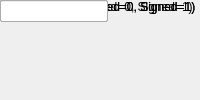
<?xml version="1.0" encoding="UTF-8"?>
<ui version="4.0">
 <class>MainWindow</class>
 <widget class="QMainWindow" name="MainWindow">
  <property name="windowTitle"><string>Bus Logical</string></property>
  <widget class="QWidget" name="centralwidget">
   <!-- NOTE: this is a simplified structural mirror of the generated
        <module>_ui.py, not a full round-trip Designer file. Regenerate
        both from the same spec if you need to edit layout by hand. -->
       <widget class="QLabel" name="label_logical_function">
     <property name="text"><string>logical function</string></property>
    </widget>
       <widget class="QComboBox" name="logical_function">
     <item><property name="text"><string>AND</string></property></item>
     <item><property name="text"><string>NAND</string></property></item>
     <item><property name="text"><string>OR</string></property></item>
     <item><property name="text"><string>NOR</string></property></item>
     <item><property name="text"><string>XOR</string></property></item>
     <item><property name="text"><string>XNOR</string></property></item>
    </widget>
       <widget class="QLabel" name="label_align_bp">
     <property name="text"><string>align binary point</string></property>
    </widget>
       <widget class="QCheckBox" name="align_bp"/>
       <widget class="QLabel" name="label_csp_latency">
     <property name="text"><string>latency</string></property>
    </widget>
       <widget class="QLineEdit" name="csp_latency"/>
       <widget class="QLabel" name="label_n_bits_a">
     <property name="text"><string>a input bit widths</string></property>
    </widget>
       <widget class="QLineEdit" name="n_bits_a"/>
       <widget class="QLabel" name="label_bin_pt_a">
     <property name="text"><string>a input binary points</string></property>
    </widget>
       <widget class="QLineEdit" name="bin_pt_a"/>
       <widget class="QLabel" name="label_type_a">
     <property name="text"><string>a input type (Unsigned=0, Signed=1)</string></property>
    </widget>
       <widget class="QLineEdit" name="type_a"/>
       <widget class="QLabel" name="label_n_bits_b">
     <property name="text"><string>b input bit widths</string></property>
    </widget>
       <widget class="QLineEdit" name="n_bits_b"/>
       <widget class="QLabel" name="label_bin_pt_b">
     <property name="text"><string>b input binary points</string></property>
    </widget>
       <widget class="QLineEdit" name="bin_pt_b"/>
       <widget class="QLabel" name="label_type_b">
     <property name="text"><string>b input type (Unsigned=0, Signed=1)</string></property>
    </widget>
       <widget class="QLineEdit" name="type_b"/>
       <widget class="QLabel" name="label_cmplx">
     <property name="text"><string>complex</string></property>
    </widget>
       <widget class="QCheckBox" name="cmplx"/>
       <widget class="QLabel" name="label_en">
     <property name="text"><string>en port</string></property>
    </widget>
       <widget class="QCheckBox" name="en"/>
       <widget class="QLabel" name="label_misc">
     <property name="text"><string>misc support</string></property>
    </widget>
       <widget class="QCheckBox" name="misc"/>
       <widget class="QLabel" name="label_n_bits_out">
     <property name="text"><string>output bit widths</string></property>
    </widget>
       <widget class="QLineEdit" name="n_bits_out"/>
       <widget class="QLabel" name="label_bin_pt_out">
     <property name="text"><string>output binary points</string></property>
    </widget>
       <widget class="QLineEdit" name="bin_pt_out"/>
       <widget class="QLabel" name="label_type_out">
     <property name="text"><string>output type (Unsigned=0, Signed=1)</string></property>
    </widget>
       <widget class="QLineEdit" name="type_out"/>
  </widget>
 </widget>
 <resources/>
 <connections/>
</ui>
